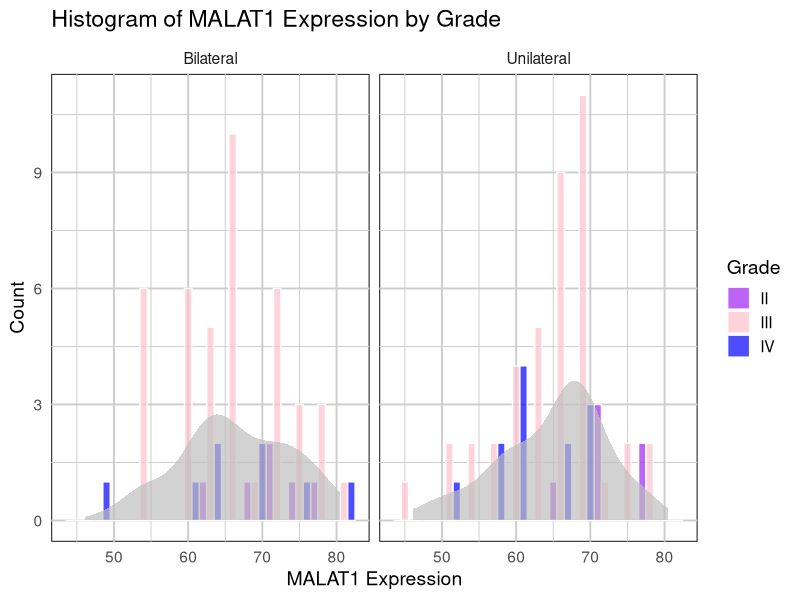

The R script that drew this image:
#Histogram 
library(ggplot2)
library(readxl)

new_data <- read_excel("RCC.xlsx") #I have provided the absolute path here (it may cause an error for you!)

p <- ggplot(new_data, aes(x = MALAT1, fill = as.factor(Grade)))

p <- p + geom_histogram(binwidth = 3, 
                        color = "white", 
                        position = "dodge", 
                        alpha = 0.7)

p <- p + geom_density(aes(y = ..count..), 
                      color = NA, 
                      fill = "gray", 
                      alpha = 0.7)
p <- p + facet_wrap(~ Side)

p <- p + scale_fill_manual(values = c("purple", "pink", "blue", "green", "orange")) +
  theme_minimal(base_size = 14) +
  theme(panel.background = element_rect(fill = "white"),
        panel.grid = element_line(color = "gray80")) +
  labs(title = "Histogram of MALAT1 Expression by Grade",
       x = "MALAT1 Expression",
       y = "Count",
       fill = "Grade")
print(p)
